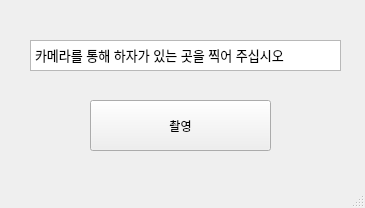
<?xml version="1.0" encoding="UTF-8"?>
<ui version="4.0">
 <class>MainWindow</class>
 <widget class="QMainWindow" name="MainWindow">
  <property name="geometry">
   <rect>
    <x>0</x>
    <y>0</y>
    <width>365</width>
    <height>208</height>
   </rect>
  </property>
  <property name="windowTitle">
   <string>MainWindow</string>
  </property>
  <widget class="QWidget" name="centralwidget">
   <widget class="QPushButton" name="pushButton">
    <property name="geometry">
     <rect>
      <x>90</x>
      <y>100</y>
      <width>181</width>
      <height>51</height>
     </rect>
    </property>
    <property name="text">
     <string>촬영</string>
    </property>
   </widget>
   <widget class="QPlainTextEdit" name="plainTextEdit">
    <property name="geometry">
     <rect>
      <x>30</x>
      <y>40</y>
      <width>311</width>
      <height>31</height>
     </rect>
    </property>
    <property name="font">
     <font>
      <pointsize>10</pointsize>
      <bold>false</bold>
     </font>
    </property>
    <property name="plainText">
     <string>카메라를 통해 하자가 있는 곳을 찍어 주십시오</string>
    </property>
   </widget>
  </widget>
  <widget class="QMenuBar" name="menubar">
   <property name="geometry">
    <rect>
     <x>0</x>
     <y>0</y>
     <width>365</width>
     <height>22</height>
    </rect>
   </property>
  </widget>
  <widget class="QStatusBar" name="statusbar"/>
 </widget>
 <resources/>
 <connections/>
</ui>
